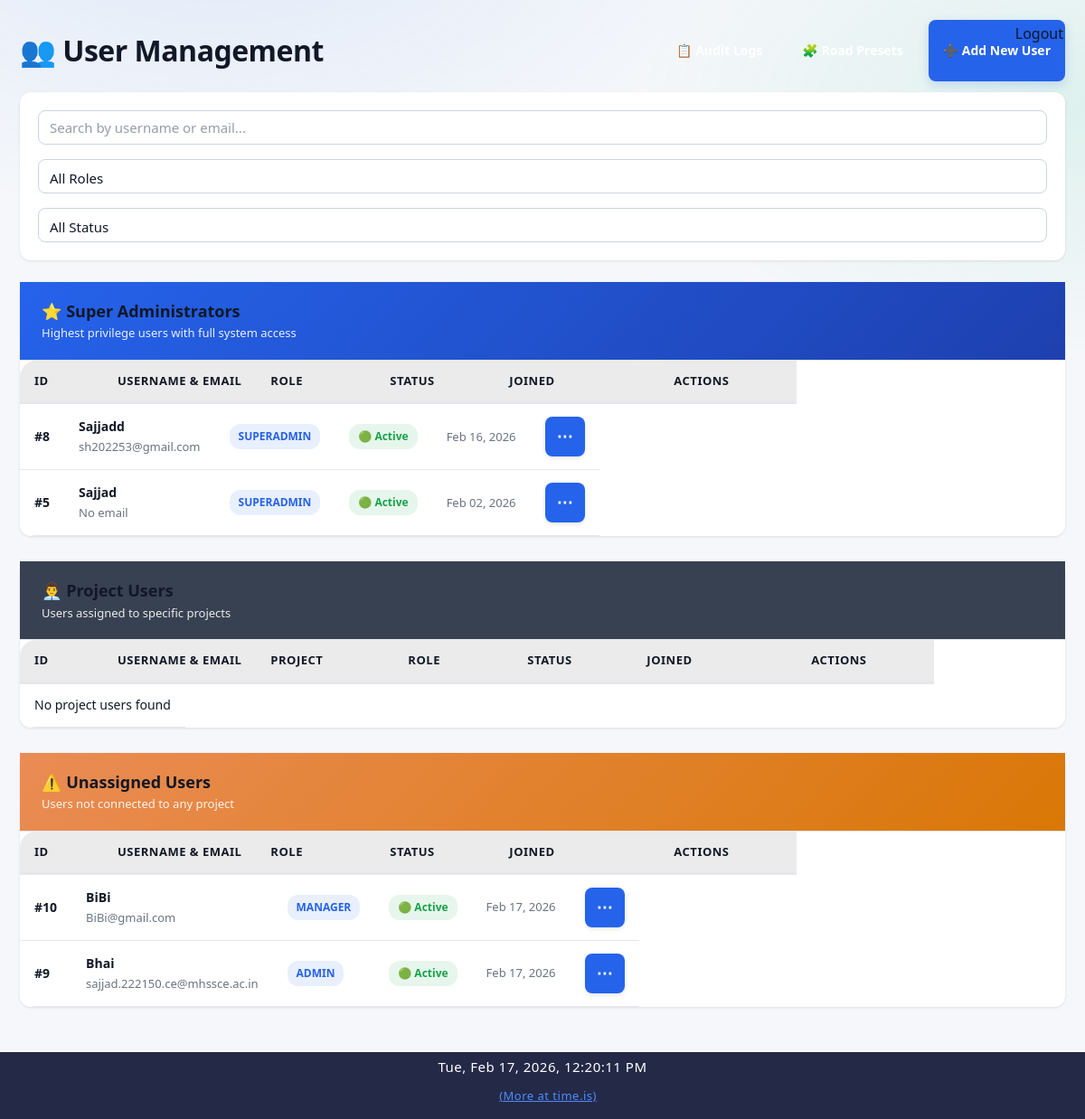
Page /admin/users (signed in) on the committed database.
### app/models/user.py (models this page shows)
class User(Base):
    __tablename__ = "users"
    id = Column(Integer, primary_key=True, index=True)
    username = Column(String, unique=True, index=True, nullable=False)
    password_hash = Column(String, nullable=False)
    email = Column(String(255), unique=True, index=True, nullable=True)
    role = Column(String, default="user")
    is_active = Column(Boolean, default=True, nullable=False)
    created_at = Column(DateTime, default=datetime.utcnow, nullable=False)
    updated_at = Column(
        DateTime,
        default=datetime.utcnow,
        onupdate=datetime.utcnow,
        nullable=False
    )

### app/routes/admin.py (the view)
@router.get("/users", response_class=HTMLResponse)
def users_list(request: Request, db: Session = Depends(get_db)):
    admin = admin_guard(request)
    if not admin:
        return RedirectResponse("/dashboard", status_code=302)
    superadmins = (
        db.query(User)
        .filter(User.role == "superadmin")
        .order_by(User.id.desc())
        .all()
    )
    assigned_ids = {
        r[0]
        for r in (
            db.query(ProjectUser.user_id)
            .filter(ProjectUser.user_id.isnot(None))
            .distinct()
            .all()
        )
        if r and r[0] is not None
    }
    assigned_ids |= {
        r[0]
        for r in (
            db.query(Project.created_by)
            .filter(Project.created_by.isnot(None))
            .distinct()
            .all()
        )
        if r and r[0] is not None
    }
    base_users = db.query(User).filter(User.role != "superadmin")
    project_users = (
        base_users.filter(User.id.in_(assigned_ids)).order_by(User.id.desc()).all()
        if assigned_ids
        else []
    )
    unassigned_users = (
        base_users.filter(~User.id.in_(assigned_ids)).order_by(User.id.desc()).all()
        if assigned_ids
        else base_users.order_by(User.id.desc()).all()
    )
    projects = []
    if admin["role"] == "superadmin":
        all_projects = db.query(Project).order_by(Project.name.asc()).all()
        print("[DEBUG] All projects:", [(p.id, p.name) for p in all_projects])
        for project in all_projects:
            project_user_links = db.query(ProjectUser).filter(ProjectUser.project_id == project.id).all()
            users = []
            for pu in project_user_links:
                user_obj = db.query(User).filter(User.id == pu.user_id).first()
                if user_obj:
                    users.append(user_obj)
            print(f"[DEBUG] Project {project.id} ({project.name}) users:", [u.username for u in users])
            projects.append({"id": project.id, "name": project.name, "users": users})
        html = templates.get_template("admin/users_list.html").render(
            request=request,
            title="User Management",
            superadmins=superadmins,
            projects=projects,
            unassigned_users=unassigned_users,
            user=admin,
        )
    else:
        project_users_with_name = []
        for u in project_users:
            pu = db.query(ProjectUser).filter(ProjectUser.user_id == u.id).first()
            pname = db.query(Project.name).filter(Project.id == pu.project_id).scalar() if pu else ""
            u.project_name = pname
            project_users_with_name.append(u)
        html = templates.get_template("admin/users_list.html").render(
            request=request,
            title="User Management",
            superadmins=superadmins,
            project_users=project_users_with_name,
            unassigned_users=unassigned_users,
            user=admin,
        )
    return HTMLResponse(content=html)

### app/templates/admin/users_list.html (shortened to what this page needs)
{% extends "base.html" %}
{% block content %}
<div class="users-container">
    <div class="page-header">
        <h1 class="page-title">👥 User Management</h1>
        <div class="header-actions">
            <a href="/admin/logs" class="btn btn-secondary">📋 Audit Logs</a>
            <a href="/admin/presets/road" class="btn btn-secondary">🧩 Road Presets</a>
            <a href="/admin/users/new" class="btn btn-primary">➕ Add New User</a>
        </div>
    </div>
    <div class="search-filter-bar">
        <input type="text" id="searchInput" class="search-input" placeholder="Search by username or email..." />
        <select id="roleFilter" class="filter-select">
            <option value="">All Roles</option>
        </select>
        <select id="statusFilter" class="filter-select">
            <option value="">All Status</option>
        </select>
    </div>
    <div class="users-section">
        <div class="section-header">
            <h2 class="section-title">⭐ Super Administrators</h2>
            <p class="section-subtitle">Highest privilege users with full system access</p>
        </div>
        <div class="table-container">
            <table class="table" id="superAdminsTable">
                <thead>
                    <tr>
                        <th style="width: 60px;">ID</th>
                        <th style="flex: 1;">Username & Email</th>
                        <th style="width: 100px;">Role</th>
                        <th style="width: 100px;">Status</th>
                        <th style="width: 150px;">Joined</th>
                        <th style="width: 120px;">Actions</th>
                    </tr>
                </thead>
                <tbody>
                    {% if superadmins and superadmins|length > 0 %}
                        {% for u in superadmins %}
                            <tr data-user-role="{{ u.role }}" data-user-status="{% if u.is_active %}active{% else %}disabled{% endif %}">
                                <td><strong>#{{ u.id }}</strong></td>
                                <td>
                                    <div class="user-cell">
                                        <div class="user-name">{{ u.username }}</div>
                                        <div class="user-email">{{ u.email or 'No email' }}</div>
                                    </div>
                                </td>
                                <td><span class="badge badge-info">{{ u.role | upper }}</span></td>
                                <td>
                                    {% if u.is_active %}
                                        <span class="badge badge-success">🟢 Active</span>
                                    {% else %}
                                        <span class="badge badge-danger">🔴 Disabled</span>
                                    {% endif %}
                                </td>
                                <td style="font-size: 13px; color: var(--text-secondary);">
                                    {{ u.created_at.strftime('%b %d, %Y') if u.created_at else 'N/A' }}
                                </td>
                                <td>
                                    <div class="action-dropdown">
                                        <button class="action-btn" title="More actions">⋯</button>
                                    </div>
                                </td>
                            </tr>
                        {% endfor %}
                    {% else %}
                        <tr>
                            <td colspan="6" class="table-empty">No super administrators found</td>
                        </tr>
                    {% endif %}
                </tbody>
            </table>
        </div>
    </div>
    <div class="users-section">
        <div class="section-header secondary">
            <h2 class="section-title">👨‍💼 Project Users</h2>
            <p class="section-subtitle">Users assigned to specific projects</p>
        </div>
        <div class="table-container">
            <table class="table" id="projectUsersTable">
                <thead>
                    <tr>
                        <th style="width: 60px;">ID</th>
                        <th style="flex: 1;">Username & Email</th>
                        <th style="width: 120px;">Project</th>
                        <th style="width: 100px;">Role</th>
                        <th style="width: 100px;">Status</th>
                        <th style="width: 150px;">Joined</th>
                        <th style="width: 120px;">Actions</th>
                    </tr>
                </thead>
                <tbody>
                    {% if project_users and project_users|length > 0 %}
                        {% for u in project_users %}
                            <tr data-user-role="{{ u.role }}" data-user-status="{% if u.is_active %}active{% else %}disabled{% endif %}">
                                <td><strong>#{{ u.id }}</strong></td>
                                <td>
                                    <div class="user-cell">
                                        <div class="user-name">{{ u.username }}</div>
                                        <div class="user-email">{{ u.email or 'No email' }}</div>
                                    </div>
                                </td>
                                <td><span style="color: var(--primary); font-weight: 600;">{{ u.project_name or 'Unassigned' }}</span></td>
                                <td><span class="badge badge-info">{{ u.role | upper }}</span></td>
                                <td>
                                    {% if u.is_active %}
                                        <span class="badge badge-success">🟢 Active</span>
                                    {% else %}
                                        <span class="badge badge-danger">🔴 Disabled</span>
                                    {% endif %}
                                </td>
                                <td style="font-size: 13px; color: var(--text-secondary);">
                                    {{ u.created_at.strftime('%b %d, %Y') if u.created_at else 'N/A' }}
                                </td>
                                <td>
                                    <div class="action-dropdown">
                                        <button class="action-btn" title="More actions">⋯</button>
                                        <div class="action-menu">
                                            <a href="/admin/users/{{ u.id }}/edit" class="action-item">✏️ Edit Profile</a>
                                            <a href="/admin/users/{{ u.id }}/sessions" class="action-item">🕒 View Sessions</a>
                                            {% if user["id"] != u.id %}
                                                <form method="post" action="/admin/users/{{ u.id }}/toggle" style="display: contents;">
                                                    <button type="submit" class="action-item {% if u.is_active %}danger{% else %}success{% endif %}">
                                                        {% if u.is_active %}🔒 Disable Account{% else %}✅ Enable Account{% endif %}
                                                    </button>
                                                </form>
                                            {% else %}
                                                <div class="action-item" style="pointer-events: none; opacity: 0.6;">👤 Your Account</div>
                                            {% endif %}
                                        </div>
                                    </div>
                                </td>
                            </tr>
                        {% endfor %}
                    {% else %}
                        <tr>
                            <td colspan="7" class="table-empty">No project users found</td>
                        </tr>
                    {% endif %}
                </tbody>
            </table>
        </div>
    </div>
    <div class="users-section">
        <div class="section-header warning">
            <h2 class="section-title">⚠️ Unassigned Users</h2>
            <p class="section-subtitle">Users not connected to any project</p>
        </div>
        <div class="table-container">
            <table class="table" id="unassignedUsersTable">
                <thead>
                    <tr>
                        <th style="width: 60px;">ID</th>
                        <th style="flex: 1;">Username & Email</th>
                        <th style="width: 100px;">Role</th>
                        <th style="width: 100px;">Status</th>
                        <th style="width: 150px;">Joined</th>
                        <th style="width: 120px;">Actions</th>
                    </tr>
                </thead>
                <tbody>
                    {% if unassigned_users and unassigned_users|length > 0 %}
                        {% for u in unassigned_users %}
                            <tr data-user-role="{{ u.role }}" data-user-status="{% if u.is_active %}active{% else %}disabled{% endif %}">
                                <td><strong>#{{ u.id }}</strong></td>
                                <td>
                                    <div class="user-cell">
                                        <div class="user-name">{{ u.username }}</div>
                                        <div class="user-email">{{ u.email or 'No email' }}</div>
                                    </div>
                                </td>
                                <td><span class="badge badge-info">{{ u.role | upper }}</span></td>
                                <td>
                                    {% if u.is_active %}
                                        <span class="badge badge-success">🟢 Active</span>
                                    {% else %}
                                        <span class="badge badge-danger">🔴 Disabled</span>
                                    {% endif %}
                                </td>
                                <td style="font-size: 13px; color: var(--text-secondary);">
                                    {{ u.created_at.strftime('%b %d, %Y') if u.created_at else 'N/A' }}
                                </td>
                                <td>
                                    <div class="action-dropdown">
                                        <button class="action-btn" title="More actions">⋯</button>
                                    </div>
                                </td>
                            </tr>
                        {% endfor %}
                    {% else %}
                        <tr>
                            <td colspan="6" class="table-empty">No unassigned users found</td>
                        </tr>
                    {% endif %}
                </tbody>
            </table>
        </div>
    </div>
</div>
{% endblock %}

### rows in the picture
User: id "8", username "Sajjadd", email "sh202253@gmail.com", role "SUPERADMIN", is_active "🟢 Active", created_at "Feb 16, 2026"
User: id "5", username "Sajjad", email "No email", role "SUPERADMIN", is_active "🟢 Active", created_at "Feb 02, 2026"
User: id "10", username "BiBi", email "BiBi@gmail.com", role "MANAGER", is_active "🟢 Active", created_at "Feb 17, 2026"
User: id "9", username "Bhai", email "sajjad.222150.ce@mhssce.ac.in", role "ADMIN", is_active "🟢 Active", created_at "Feb 17, 2026"
